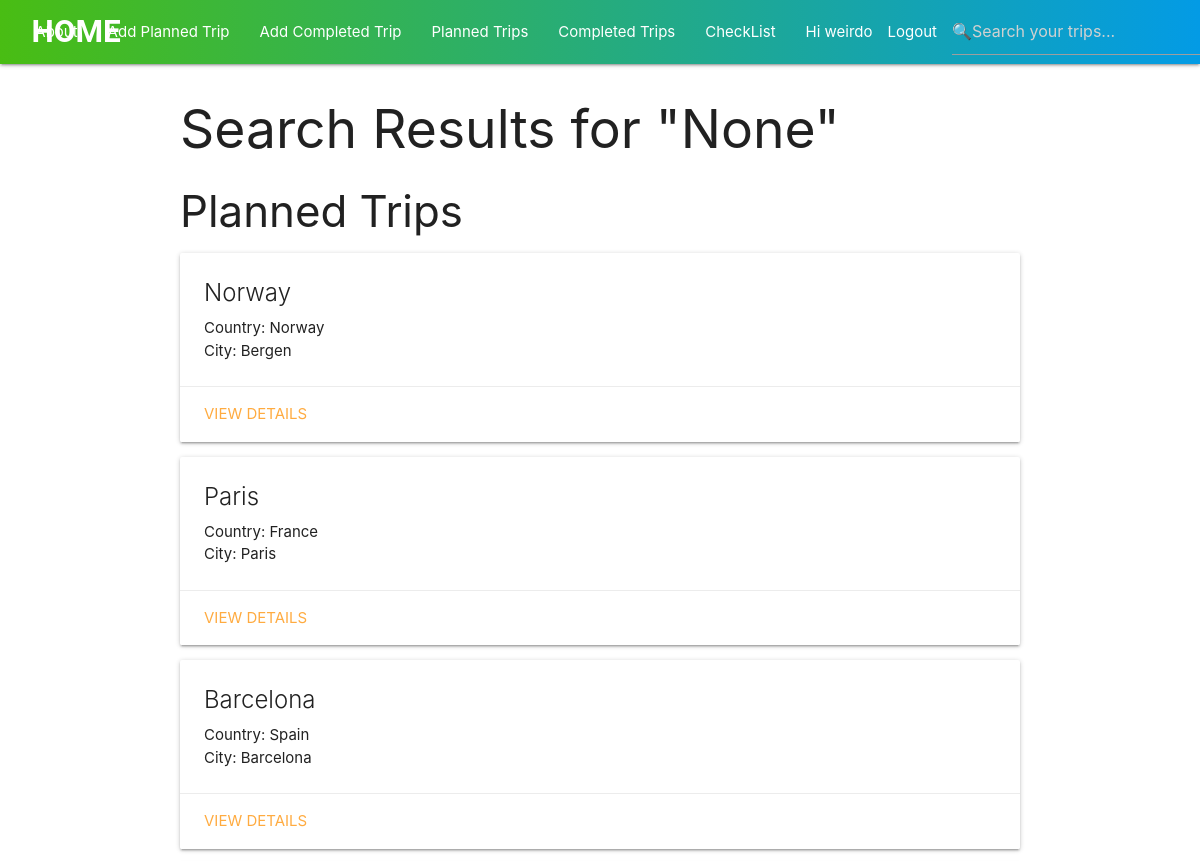
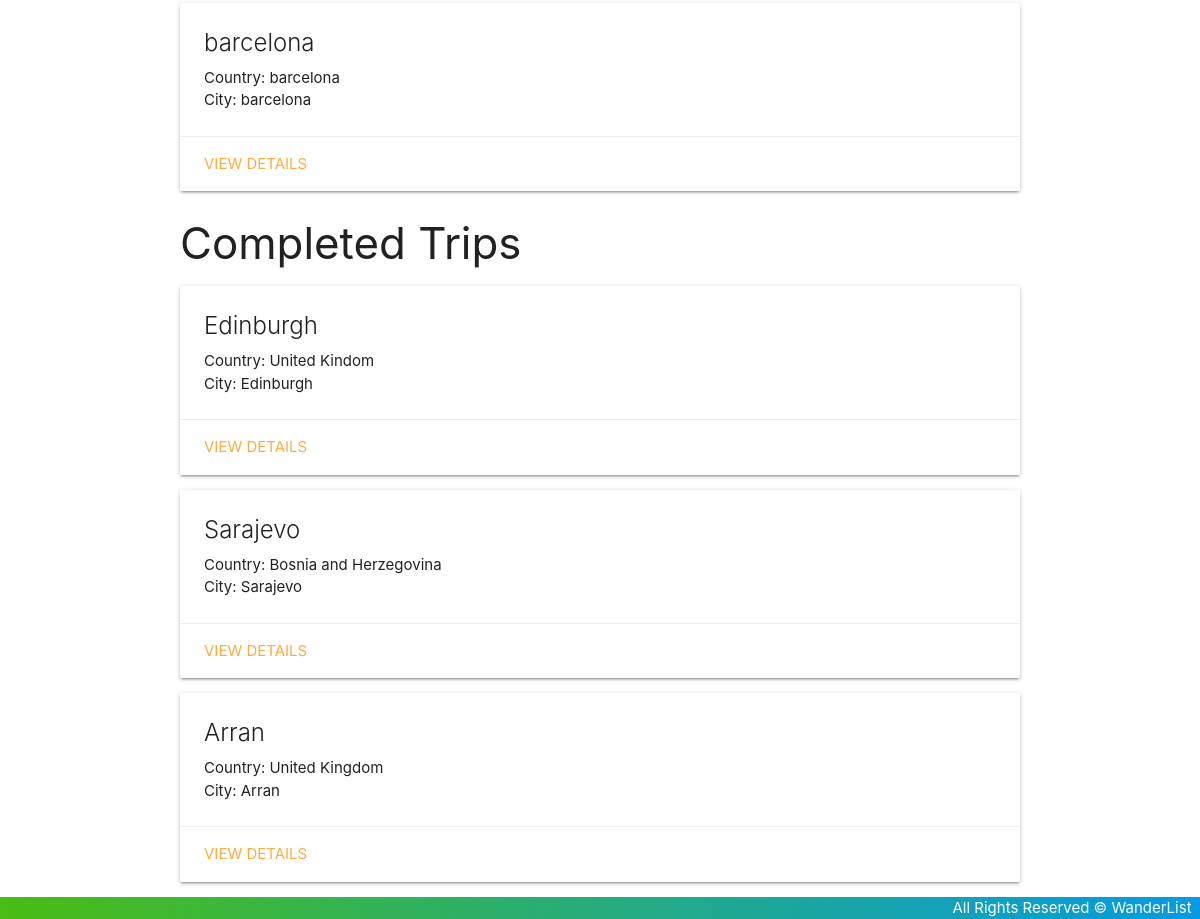
The app's page /search/ (signed in) with its own data (2 pictures, top to bottom).
### main_app/models.py (models this page shows, shortened)
class Travel(models.Model):
    name = models.CharField(max_length=100)
    country = models.CharField(max_length=100)
    city = models.CharField(max_length=100)
    description = models.TextField(max_length=250)
    image = models.CharField(default=None, blank=True, null=True, max_length=2000)
    checklists = models.ManyToManyField(Checklist)
    user = models.ForeignKey(User, on_delete=models.CASCADE)
    completed = models.BooleanField(default=False)
    class Meta:
        app_label = 'main_app'

### main_app/views.py (the view, shortened to what this page needs)
# urls.py: path('search/', views.search_trips, name='search_trips')
def search_trips(request):
    query = request.GET.get('q')
    planned_travels = Travel.objects.filter(
        user=request.user,
        completed=False
    )
    completed_travels = Travel.objects.filter(
        user=request.user,
        completed=True
    )
    context = {
        'planned_travels': planned_travels,
        'completed_travels': completed_travels,
        'query': query,
    }
    return render(request, 'travels/search_results.html', context)

### main_app/templates/travels/search_results.html
{% extends 'base.html' %}
{% block content %}
<h2>Search Results for "{{ query }}"</h2>
<h3>Planned Trips</h3>
{% if planned_travels %}
    {% for travel in planned_travels %}
        <div class="card">
            <div class="card-content">
                <span class="card-title">{{ travel.name }}</span>
                <p>Country: {{ travel.country }}</p>
                <p>City: {{ travel.city }}</p>
            </div>
            <div class="card-action">
                <a href="{% url 'detail' travel.id %}">View Details</a>
            </div>
        </div>
    {% endfor %}
{% else %}
    <p>No planned trips found.</p>
{% endif %}
<h3>Completed Trips</h3>
{% if completed_travels %}
    {% for travel in completed_travels %}
        <div class="card">
            <div class="card-content">
                <span class="card-title">{{ travel.name }}</span>
                <p>Country: {{ travel.country }}</p>
                <p>City: {{ travel.city }}</p>
            </div>
            <div class="card-action">
                <a href="{% url 'detail' travel.id %}">View Details</a>
            </div>
        </div>
    {% endfor %}
{% else %}
    <p>No completed trips found.</p>
{% endif %}
{% endblock %}

### main_app/templates/base.html (shortened to what this page needs)
{% load static %}
<!DOCTYPE html>
<html lang="en">
<head>
    <link rel="stylesheet" href="https://cdnjs.cloudflare.com/ajax/libs/materialize/1.0.0/css/materialize.min.css">
    <link rel="stylesheet" href="{% static '/css/style.css' %}">
</head>
<body>
    <header>
    <div class="navbar-fixed">
        <nav>
            <div class="nav-wrapper">
                <a href="{% url 'home' %}" class="left brand-logo"> &nbsp; &nbsp; HOME</a>
                <ul class="right hide-on-med-and-down">
                    <li><a href="{% url 'about' %}"> About </a></li>
                    {% if user.is_authenticated %}
                    <li><a href="{% url 'planned_trip_create' %}"> Add Planned Trip </a></li>
                    <li><a href="{% url 'completed_trip_create' %}"> Add Completed Trip </a></li>
                    <li><a href="{% url 'planned_trips' %}"> Planned Trips </a></li>
                    <li><a href="{% url 'completed_trips' %}"> Completed Trips </a></li>
                    <li><a class="dropdown-trigger" href="#!" data-target="dropdown1">CheckList</a></li>
                    <li>Hi {{ user.username }}</li>
                    <li><a href="{% url 'logout' %}"> Logout </a> </li>
                    <li>
                        <form method="GET" action="{% url 'search_trips' %}" class="navbar-search">
                            <input type="text" name="query" placeholder="🔍Search your trips...">
                        </form>
                    </li>
                    {% else %}
                    <li><a href="{% url 'signup' %}">Signup</a></li>
                    <li><a href="{% url 'login' %}">Login</a></li>
                    {% endif %}
                </ul>
            </div>
        </nav>
    </div>
    </header>
    <main class="container">
        {% block content %}
        {% endblock %}
    </main>
    <footer class="page-footer custom-footer">
        <div class="right">
            All Rights Reserved &copy; WanderList &nbsp;
        </div>
    </footer>
</body>
</html>

### main_app/static/css/style.css (style rules this page uses)
body { display: flex; min-height: 100vh; flex-direction: column; }
h1, .brand-logo { font-family: 'Roboto', sans-serif; font-weight: bold; }
nav .nav-wrapper { background: linear-gradient(90deg, #49bd13 0%, #039be5 100%); }
main { flex: 1 0 auto; }
footer.page-footer { padding-top: 0; text-align: right; background: linear-gradient(90deg, #49bd13 0%, #039be5 100%); }
.brand-logo { font-family: 'Roboto', sans-serif; font-weight: bold; }
a { color: #26a69a; }

### records on screen
Travel: name "Norway", country "Norway", city "Bergen"
Travel: name "Paris", country "France", city "Paris"
Travel: name "Barcelona", country "Spain", city "Barcelona"
Travel: name "barcelona", country "barcelona", city "barcelona"
Travel: name "Edinburgh", country "United Kindom", city "Edinburgh"
Travel: name "Sarajevo", country "Bosnia and Herzegovina", city "Sarajevo"
Travel: name "Arran", country "United Kingdom", city "Arran"

### other values on screen
{{ user.username }} "weirdo"
{{ query }} "None"
